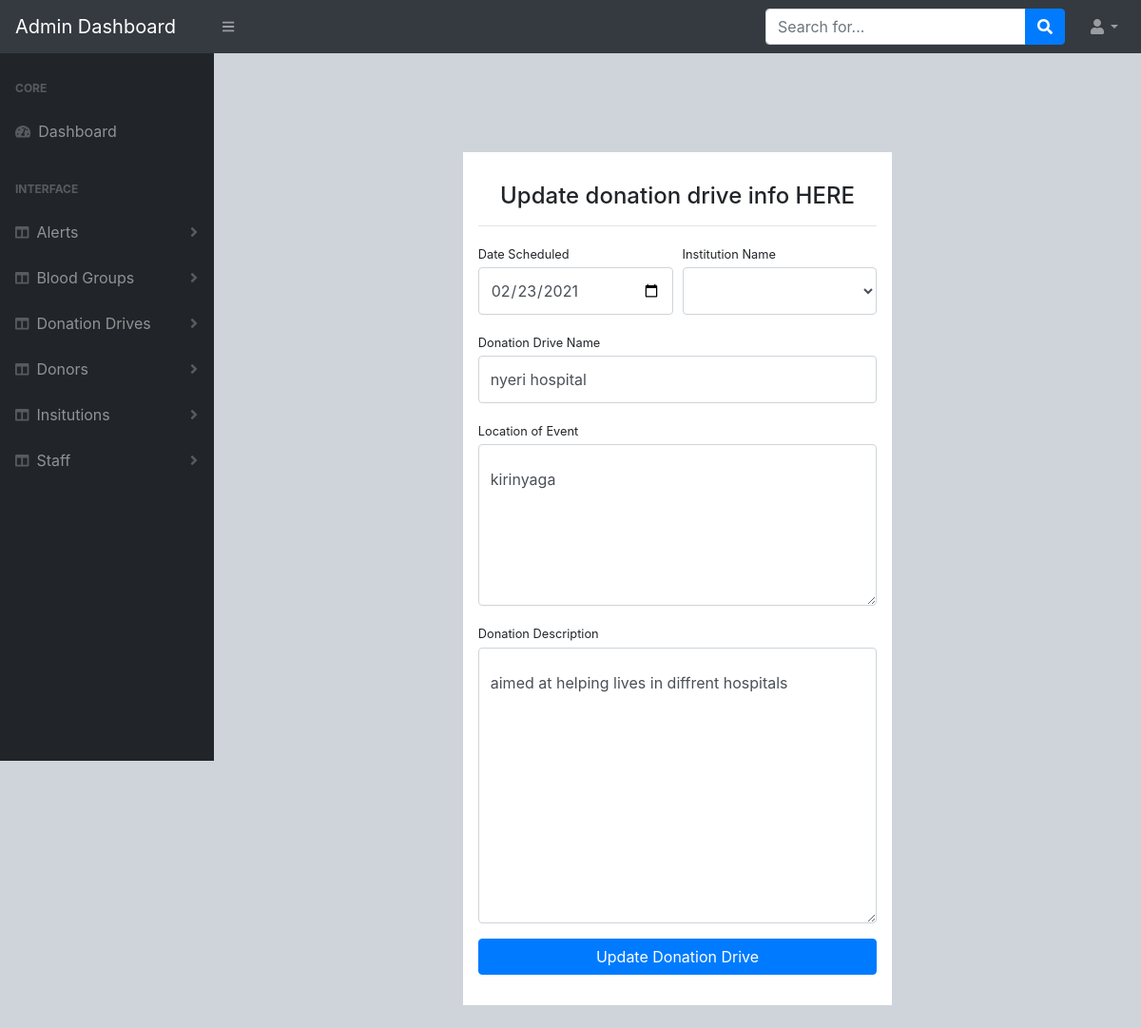
The page /admin/dist/editdonationdrive.php?id=2 (signed in) on the database its author committed.
### tables this page shows
CREATE TABLE `donation_drive` (
  `donation_drive_id` int(11) NOT NULL,
  `donation_drive_date` varchar(100) NOT NULL,
  `donation_drive_location` varchar(200) NOT NULL,
  `donation_drive_name` varchar(200) NOT NULL,
  `donation_drive_desc` varchar(200) NOT NULL,
  `donation_institution_id` varchar(100) NOT NULL
);

### admin/dist/editdonationdrive.php (the view, shortened to what this page needs)
<?php
$record = $_GET['id'];
include '../dbconnection.php';
$data = "SELECT * FROM `donation_drive` WHERE `donation_drive_id` = '$record'";
        $query = mysqli_query($conn, $data);
        while($fetch = mysqli_fetch_assoc($query)){
            $donationdates = $fetch['donation_drive_date'];
            $donationdesc = $fetch['donation_drive_desc'];
            $donationinstitution = $fetch['donation_institution_id'];
            $donationlocation = $fetch['donation_drive_location'];
            global $donationdates;
            global $donationdesc;
            global $donationinstitution;
            global $donationlocation;
        }
?>
<!DOCTYPE html>
<html lang="en">
    <head>
        <link href="css/styles.css" rel="stylesheet" />
        <link href="https://cdn.datatables.net/1.10.20/css/dataTables.bootstrap4.min.css" rel="stylesheet" />
    </head>
    <body class="sb-nav-fixed" style="background-color:#ced4da;">
        <nav class="sb-topnav navbar navbar-expand navbar-dark bg-dark">
            <a class="navbar-brand" href="dashboard.php">Admin Dashboard</a>
            <button class="btn btn-link btn-sm order-1 order-lg-0" id="sidebarToggle" href="#"><i class="fas fa-bars"></i></button>
            <form class="d-none d-md-inline-block form-inline ml-auto mr-0 mr-md-3 my-2 my-md-0">
                <div class="input-group">
                    <input class="form-control" type="text" placeholder="Search for..." aria-label="Search" aria-describedby="basic-addon2" />
                    <div class="input-group-append">
                        <button class="btn btn-primary" type="button"><i class="fas fa-search"></i></button>
                    </div>
                </div>
            </form>
            <ul class="navbar-nav ml-auto ml-md-0">
                <li class="nav-item dropdown">
                    <a class="nav-link dropdown-toggle" id="userDropdown" href="#" role="button" data-toggle="dropdown" aria-haspopup="true" aria-expanded="false"><i class="fas fa-user fa-fw"></i></a>
                </li>
            </ul>
        </nav>
        <div id="layoutSidenav">
            <div id="layoutSidenav_nav">
                <nav class="sb-sidenav accordion sb-sidenav-dark" id="sidenavAccordion">
                    <div class="sb-sidenav-menu">
                        <div class="nav">
                            <div class="sb-sidenav-menu-heading">Core</div>
                            <a class="nav-link" href="dashboard.php">
                                <div class="sb-nav-link-icon"><i class="fas fa-tachometer-alt"></i></div>
                                Dashboard
                            </a>
                            <div class="sb-sidenav-menu-heading">Interface</div>
                            <a class="nav-link collapsed" href="#" data-toggle="collapse" data-target="#collapseLayouts" aria-expanded="false" aria-controls="collapseLayouts">
                                <div class="sb-nav-link-icon"><i class="fas fa-columns"></i></div>
                                Alerts
                                <div class="sb-sidenav-collapse-arrow"><i class="fas fa-angle-down"></i></div>
                            </a>
                            <a class="nav-link collapsed" href="#" data-toggle="collapse" data-target="#collapseLayouts" aria-expanded="false" aria-controls="collapseLayouts">
                                <div class="sb-nav-link-icon"><i class="fas fa-columns"></i></div>
                                Blood Groups
                                <div class="sb-sidenav-collapse-arrow"><i class="fas fa-angle-down"></i></div>
                            </a>
                            <a class="nav-link collapsed" href="#" data-toggle="collapse" data-target="#collapseLayouts" aria-expanded="false" aria-controls="collapseLayouts">
                                <div class="sb-nav-link-icon"><i class="fas fa-columns"></i></div>
                                Donation Drives
                                <div class="sb-sidenav-collapse-arrow"><i class="fas fa-angle-down"></i></div>
                            </a>
                            <a class="nav-link collapsed" href="#" data-toggle="collapse" data-target="#collapseLayouts" aria-expanded="false" aria-controls="collapseLayouts">
                                <div class="sb-nav-link-icon"><i class="fas fa-columns"></i></div>
                                Donors
                                <div class="sb-sidenav-collapse-arrow"><i class="fas fa-angle-down"></i></div>
                            </a>
                            <a class="nav-link collapsed" href="#" data-toggle="collapse" data-target="#collapseLayouts" aria-expanded="false" aria-controls="collapseLayouts">
                                <div class="sb-nav-link-icon"><i class="fas fa-columns"></i></div>
                                Insitutions
                                <div class="sb-sidenav-collapse-arrow"><i class="fas fa-angle-down"></i></div>
                            </a>
                            <a class="nav-link collapsed" href="#" data-toggle="collapse" data-target="#collapseLayouts" aria-expanded="false" aria-controls="collapseLayouts">
                                <div class="sb-nav-link-icon"><i class="fas fa-columns"></i></div>
                                Staff
                                <div class="sb-sidenav-collapse-arrow"><i class="fas fa-angle-down"></i></div>
                            </a>
                        </div>
                    </div>
                </nav>
            </div>
            <div id="layoutSidenav_content">
                <main>
                    <div class="container-fluid">
                    <div class="row">
                    <div class="col-lg-3 col-md-3 col-sm-2 col-xs-1"></div>
                    <div class="col-lg-6 col-md-6 col-sm-8 col-xs-10 py-4">
                    <form style="background-color:white;padding:2rem 1rem;margin-top:5rem;" method="POST" action="">
                    <center><h4>Update donation drive info HERE</h4></center>
                    <hr>
                    <div class="form-row">
                                                <div class="col-md-6">
                                                    <div class="form-group">
                                                        <label class="small mb-1" for="inputFirstName">Date Scheduled</label>
                                                        <input class="form-control py-4"  type="date"  name="dates" value="<?php echo $donationdates; ?>"/>
                                                    </div>
                                                </div>
                                                <div class="col-md-6">
                                                    <div class="form-group">
                                                        <label class="small mb-1" for="inputLastName">Institution Name</label>
                                                        <select name="institution" id="" class="form-control py-4">
                                            <option value="">select</option>
                                        </select>
                                                    </div>
                                                </div>
                                            </div>
                                            <div class="form-group">
                                                <label class="small mb-1" for="inputEmailAddress">Donation Drive Name</label>
                                                <input class="form-control py-4" id="inputEmailAddress" type="text"  name="drivename" value="<?php echo $donationinstitution; ?>"  />
                                            </div>
                                            <div class="form-group">
                                                <label class="small mb-1" for="inputEmailAddress">Location of Event</label>
                                                <textarea name="location" id=""class="form-control py-4" cols="30" rows="5"><?php echo $donationlocation; ?></textarea>
                                            </div>
                                            <div class="form-group">
                                                <label class="small mb-1" for="inputEmailAddress">Donation Description</label>
                                                <textarea name="description" id=""class="form-control py-4" cols="30" rows="10"><?php echo $donationdesc; ?></textarea>
                                            </div>
                                             <button type="submit" class="btn btn-primary btn-block" name="uploadgroup">Update Donation Drive</button>
                                        </form>
                    </div>
                    <div class="col-lg-3 col-md-3 col-sm-2 col-xs-1"></div>
                    </div>
                    </div>
                </main>
            </div>
        </div>
    </body>
</html>

### rows shown on the page
donation_drive: dates "02/23/2021", drivename "nyeri hospital", location "kirinyaga", description "aimed at helping lives in diffrent hospitals"
